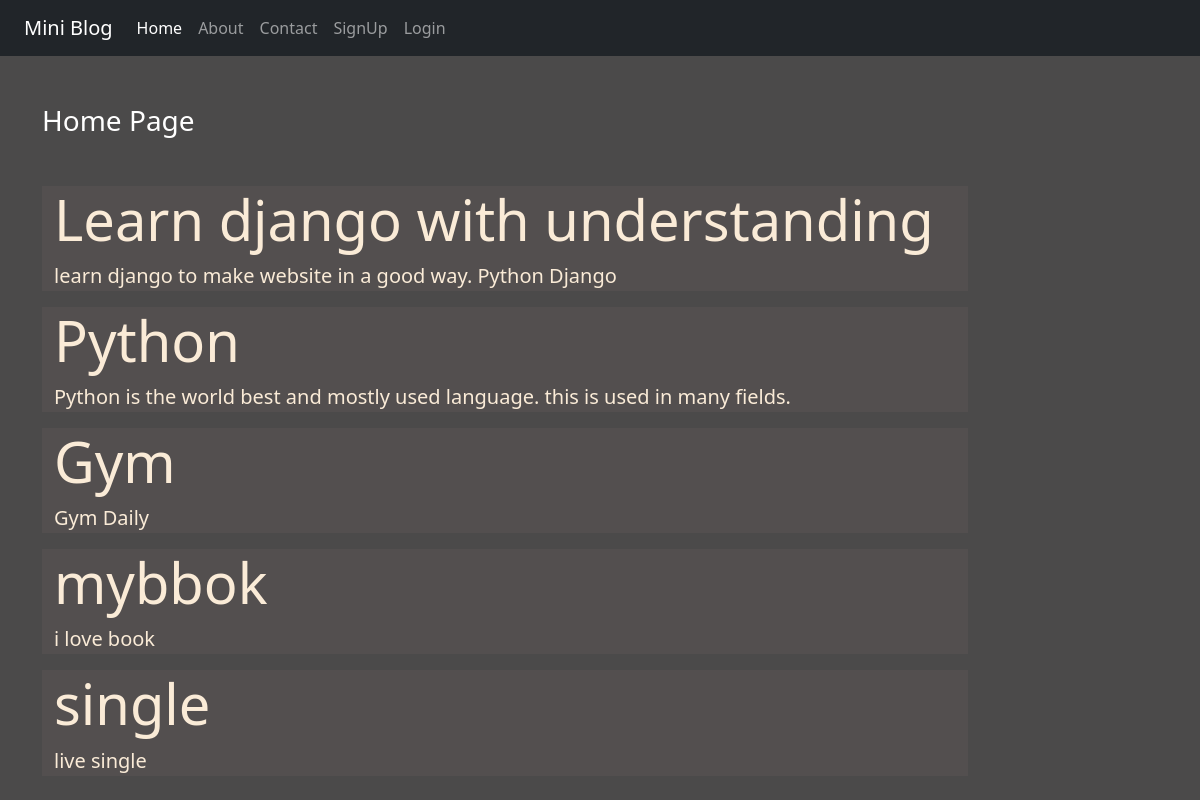
The page / on the database its author committed.
### blog/models.py (models this page shows)
class Post(models.Model):
    title = models.CharField(max_length=100)
    desc = models.TextField()

### blog/views.py (the view)
# urls.py: path("",views.home , name="home"),
def home(request):
    posts = Post.objects.all()
    return render(request , 'home.html', {'post':posts})

### blog/templates/home.html
{% extends 'base.html' %}
{% load static %}
{% block content %}
<div class="col-sm-10">
    <h3 class="text-white my-5">Home Page</h3>
    {% for i in post %}
        <div class="jumbotron jumbotron-fluid jumbo-color">
            <div class="container">
                <h1 class="display-4 font-weight-bold">{{i.title}}</h1>
                <p class="lead">{{i.desc}}</p>
            </div>
        </div>
    {% endfor %}
</div>
{% endblock content %}

### blog/static/css/style.css (style rules this page uses)
body { background-color: rgb(75 , 74 , 74 ); color: antiquewhite; }
.jumbo-color { background-color: rgb(83, 79, 79); }

### rows shown on the page
Post: title "Learn django with understanding", desc "learn django to make website in a good way. Python Django"
Post: title "Python", desc "Python is the world best and mostly used language. this is used in many fields."
Post: title "Gym", desc "Gym Daily"
Post: title "mybbok", desc "i love book"
Post: title "single", desc "live single"
